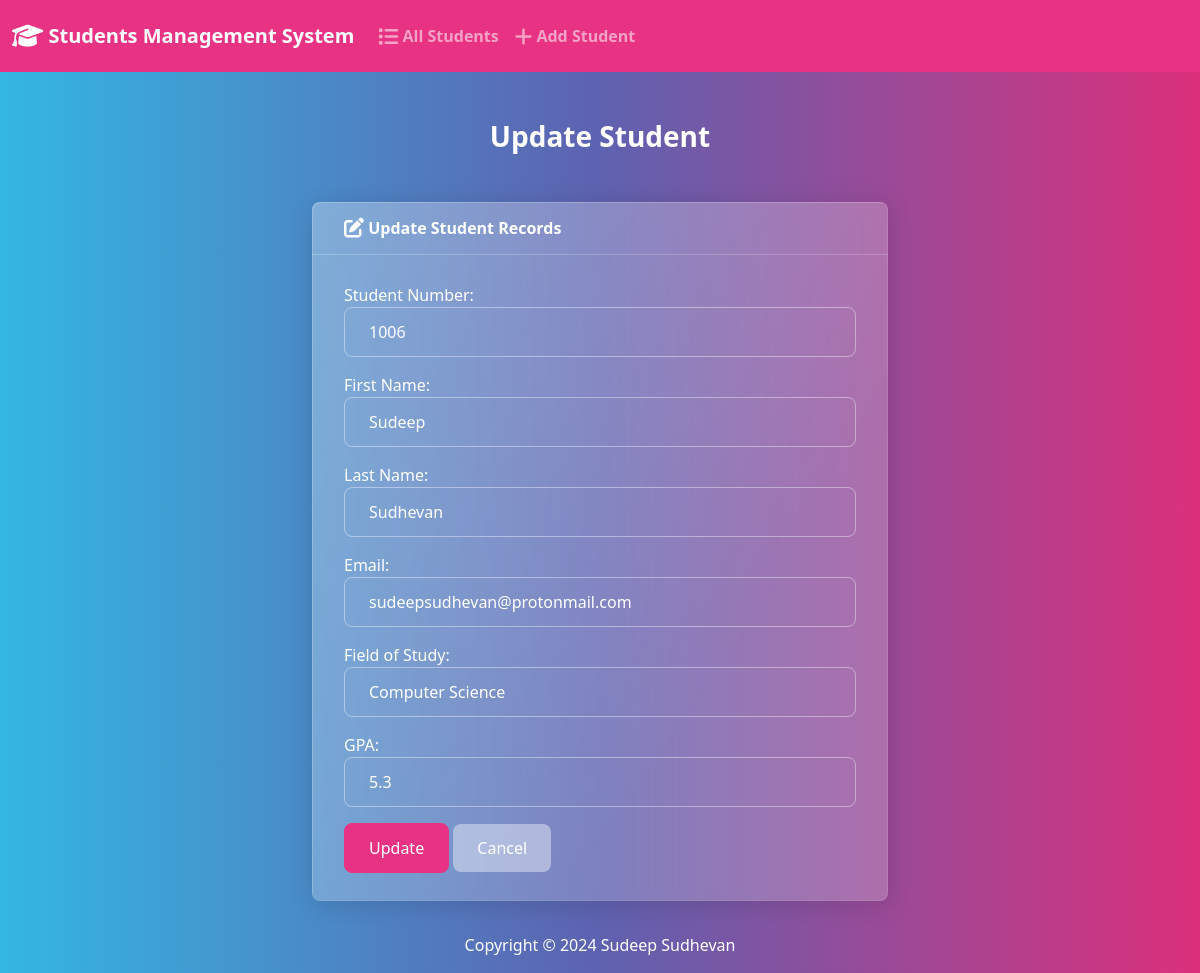
Page /edit/2/ on the committed database.
### student/models.py (models this page shows, shortened)
class Student(models.Model):
    student_number = models.PositiveIntegerField()
    first_name = models.CharField(max_length=50)
    last_name = models.CharField(max_length=50)
    email = models.EmailField(max_length=100)
    field_of_study = models.CharField(max_length=50)
    gpa = models.FloatField()

### student/views.py (the view)
# urls.py: path("edit/<int:id>/", views.edit, name="edit"),
def edit(request, id):
    if request.method == "POST":
        student = Student.objects.get(pk=id)
        form = StudentForm(request.POST, instance=student)
        if form.is_valid():
            form.save()
            return render(request, "edit.html", {"form": form, "success": True})
    else:
        student = Student.objects.get(pk=id)
        form = StudentForm(instance=student)
    return render(request, "edit.html", {"form": form})

### student/forms.py
class StudentForm(forms.ModelForm):
    class Meta:
        model = Student
        fields = [
            "student_number",
            "first_name",
            "last_name",
            "email",
            "field_of_study",
            "gpa",
        ]
        labels = {
            "student_number": "Student Number",
            "first_name": "First Name",
            "last_name": "Last Name",
            "email": "Email",
            "field_of_study": "Field of Study",
            "gpa": "GPA",
        }
        widgets = {
            "student_number": forms.NumberInput(attrs={"class": "form-control"}),
            "first_name": forms.TextInput(attrs={"class": "form-control"}),
            "last_name": forms.TextInput(attrs={"class": "form-control"}),
            "email": forms.EmailInput(attrs={"class": "form-control"}),
            "field_of_study": forms.TextInput(attrs={"class": "form-control"}),
            "gpa": forms.NumberInput(attrs={"class": "form-control"}),
        }

### templates/edit.html (shortened to what this page needs)
{% extends "base.html" %}
{% block content %}
<h3 class="text-center m-4">Update Student</h3>
{% if success %}
<div class="alert alert-success" role="alert">
    The student updated successfully.
    <a href="{% url 'home' %}" class="alert-link">Go to Home Page.</a>
</div>
{% else %}
<div class="row justify-content-center">
    <div class="col-6">
        <div class="card bg-secondary mb-3">
            <div class="card-header">
                <i class="fa-solid fa-pen-to-square fa-lg"></i> Update Student Records
            </div>
            <div class="card-body">
                <form action="" method="POST">
                    {{ form.as_p }}
                    <button type="submit" class="btn btn-primary">Update</button>
                    <a href="{% url 'home' %}" class="btn btn-secondary">Cancel</a>
                </form>
            </div>
        </div>
    </div>
</div>
{% endif %}
{% endblock %}

### rows in the picture
Student: student_number "1006", first_name "Sudeep", last_name "Sudhevan", email "sudeepsudhevan@protonmail.com", field_of_study "Computer Science", gpa "5.3"
